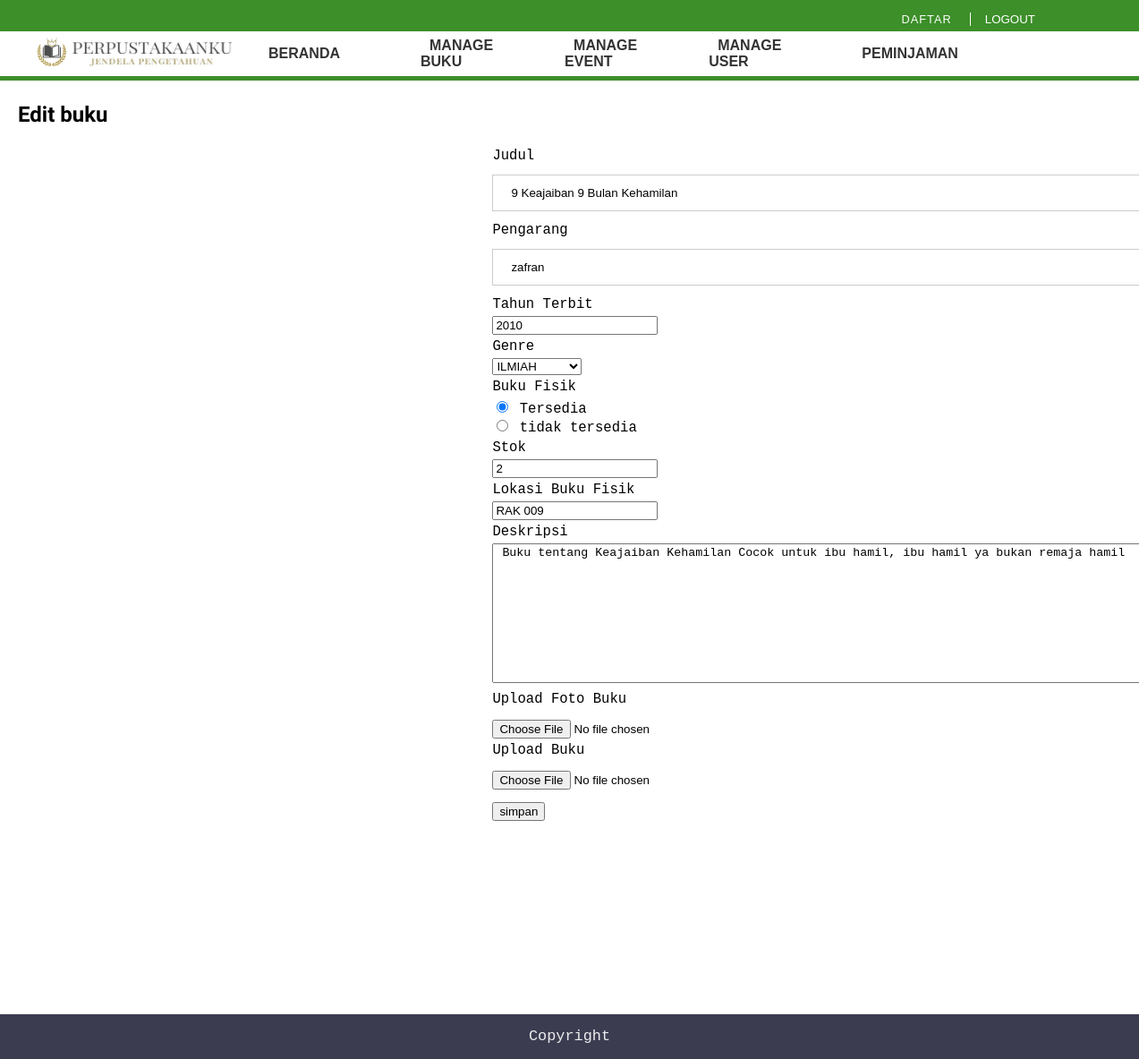
The page /editbuku.php?id=26 on the database its author committed.
### tables this page shows
CREATE TABLE `buku` (
  `id` int(11) NOT NULL,
  `judul` varchar(50) NOT NULL,
  `pengarang` varchar(30) NOT NULL,
  `tahun` int(4) NOT NULL,
  `genre` varchar(30) NOT NULL,
  `fisik` varchar(30) NOT NULL,
  `stok` int(10) NOT NULL,
  `lokasi` varchar(50) NOT NULL,
  `deskripsi` text NOT NULL,
  `foto` varchar(100) NOT NULL
);

### editbuku.php (the view, shortened to what this page needs)
<?php
include 'koneksi/koneksi.php';
$id = $_GET['id'];
  $query = mysqli_query($conn, "SELECT * FROM buku WHERE id = $id");
  $data = mysqli_fetch_assoc($query);
  ?>
<!DOCTYPE html>
<html>
<head>
	<link rel="stylesheet" type="text/css" href="style.css">
</head>
<body>
<div class="navi">
	<div class="top-head">
		<ul>
			<li><button onclick="document.getElementById('id01').style.display='block'" style="width:auto;">LOGOUT</button></li>
			<a href="daftar.html"><li style="border-right: 1px solid white;">DAFTAR</li></a>
		</ul>
	</div>
	<div class="mid-head">
		<ul>
			<li><img style="height:35px; width:35px; margin-right:-100px" src="logo3.jpg"></li>
			<li><img style="width:180px; height:30px; margin-right:-50px; margin-left:-40px; float:right; padding-top:1px;" src="logo2.jpg"></li>
			<li><a href="index admin.php"><b>BERANDA</b></a></li>
			<li><a href="manage buku.php"><b>MANAGE BUKU</b></a></li>
			<li><a href="manage event.php"><b>MANAGE EVENT</b></a></li>
			<li><a href="kelolamember.php"><b>MANAGE USER</b></a></li>
			<li><a href="peminjaman.php"><b>PEMINJAMAN</b></a></li>
		</ul>
	</div>
	<div class="bot-head"></div>
</div>
<div class="header-gap">
	<img class="header-gap-white" src="white.jpg">
</div>
<div class="daftar">
	<h2 style="font-family: 'Yatra One'; margin-left:20px">Edit buku</h2>
	<form action="" enctype="multipart/form-data" method="POST">
	<table class="daftar-table">
		<tr>
			<td>Judul</td>
		</tr>
		<tr>
			<td><input type="text" placeholder="Masukkan Judul" name="judul" value="<?php echo $data['judul']; ?>" required></td>
		</tr>
		<tr>
			<td>Pengarang</td>
		</tr>
		<tr>
			<td><input type="text" placeholder="Masukkan Pengarang" name="pengarang" value="<?php echo $data['pengarang']; ?>" required></td>
		</tr>
		<tr>
			<td>Tahun Terbit</td>
		</tr>
		<tr>
			<td><input type="number" placeholder="Masukkan Thn Terbit" name="tahun" value="<?php echo $data['tahun']; ?>" required></td>
		</tr>
		<tr>
			<td>Genre</td>
		</tr>
		<tr>
			<td> <select name="genre">
    				<option value="ilmiah">ILMIAH</option>
  				</select></td>
		</tr>
		<tr>
			<td>Buku Fisik</td>
		</tr>
		<tr>
			<td> <input type="radio" name="fisik" value="tersedia" checked> Tersedia<br>
  				 <input type="radio" name="fisik" value="tidak tersedia"> tidak tersedia<br></td>
		</tr>
		<tr>
			<td>Stok</td>
		</tr>
		<tr>
			<td><input type="number" placeholder="Masukkan Stok Buku" name="stok" value="<?php echo $data['stok']; ?>" ></td>
		</tr>
		<tr>
			<td>Lokasi Buku Fisik</td>
		</tr>
		<tr>
			<td><input type="lokasi" placeholder="Masukkan Lokasi Buku" name="lokasi" value="<?php echo $data['lokasi']; ?>" ></td>
		</tr>
		<tr>
			<td>Deskripsi</td>
		</tr>
		<tr>
			<td><textarea cols="90" rows="10" placeholder="Masukkan Deskripsi Buku" name="deskripsi"   required> <?php echo $data['deskripsi']; ?></textarea></td>
		</tr>
		<tr>
			<td>Upload Foto Buku</td>
		</tr>
		<tr>
			<td><input style="margin-top: 10px;" type="file" name="foto" required></td>
		</tr>
		<tr>
			<td>Upload Buku</td>
		</tr>
		<tr>
			<td><input style="margin-top: 10px;" type="file" name="file"></td>
		</tr>
		<tr>
			<td><input style="margin-top: 10px;" type="submit" name="submit" value="simpan"></td>
		</tr>
	</table>
	</form>
</div>
<br><br><br><br><br><br><br><br><br><br><br><br>
<footer>
	<p class="footer-text">Copyright</p>
</footer>
</body>
</html>

### style.css (style rules this page uses)
body { height:100%; margin:0; padding:0; }
a { text-decoration:none; }
.navi { position:fixed; width: 100%; }
.top-head { margin-top:-17px; height:40px; transition: height 0.4s; background-color:rgb(60, 143, 41); }
.top-head ul { list-style-type: none; text-decoration:none; margin-right:90px; padding-top:15px; }
.top-head li { float:right; padding:10px; padding-top:0px; padding-bottom:0px; padding-right:20px; font-size:80%; }
.top-head ul a li { font-family: Helvetica; color:white; opacity:0.98; letter-spacing: 1px; transition: color 0.4s; }
.mid-head { height:50px; margin-top:-20px; transition: margin-top 0.5s, height 0.5s; background-color:white; }
.mid-head ul { list-style: none; text-decoration:none; display:flex; align-items: center; padding-top:5px; }
.mid-head ul li { float:left; }
.mid-head li { margin-right:80px; }
.mid-head ul li a { font-family: Helvetica; color:black; font-weight:500; opacity:0.8; padding:10px; border-radius: 5px; transition: background-color 0.3s, color 0.1s, underline 0.3s; }
.mid-head a { padding:0px; transition: padding 0.4s; }
.bot-head { height:5px; background-color:rgb(60, 143, 41); }
.header-gap-white { height:200px; margin-bottom:-110px; }
footer { background-color:rgb(60, 60, 81); height: 50px; text-align:center; color:white; margin-top:-20px; }
.footer-text { padding:15px; font-family:monospace; font-size:130%; opacity:0.9; }
input[type=text], input[type=password] { width: 100%; padding: 12px 20px; margin: 8px 0; display: inline-block; border: 1px solid #ccc; box-sizing: border-box; }
button { background-color: rgb(60, 143, 41); color: white; //padding: 14px 20px; margin: 8px 0; border: none; cursor: pointer; width: 100%; margin-top:-1px; transition: color 0.4s; }
.daftar-table { font-family:monospace; font-size: 120%; display: block; margin-left:43%; }

### rows shown on the page
buku: judul "9 Keajaiban 9 Bulan Kehamilan", pengarang "zafran", tahun "2010", stok "2", lokasi "RAK 009", deskripsi "Buku tentang Keajaiban Kehamilan Cocok untuk ibu hamil, ibu hamil ya bukan remaja hamil"
